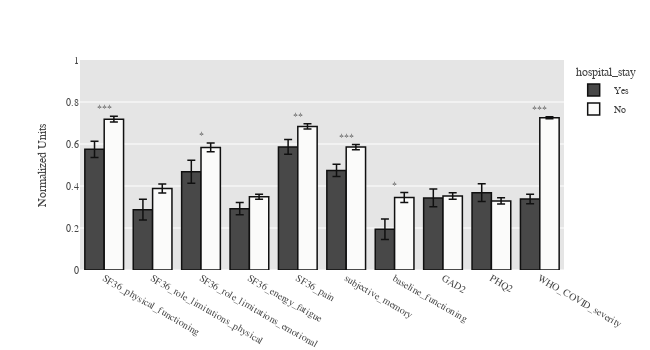

Notebook code cell kept with this figure:
### Code cell
import wildpython as wp

hms = sf36vars+subjvars+mhvars+['WHO_COVID_severity']
Zcc['hospital_stay'] = Zcc['hospital_stay'].cat.remove_unused_categories()
Xhm = Zcc.loc[:, hms+['hospital_stay']]
Xhm['WHO_COVID_severity'] = Xhm['WHO_COVID_severity'].apply(lambda x: 6-x)
Xhm['baseline_functioning'] = Xhm['baseline_functioning'].cat.codes
Xhm = Xhm[(Xhm[sf36vars+mhvars+['subjective_memory', 'WHO_COVID_severity']] >= 0).all(axis=1)]

HMtfm = ColumnTransformer([
	('sf36vars', MinMaxScaler(feature_range=[0,1]), sf36vars),
	('subjmem',  MinMaxScaler(feature_range=[0,1]), ['subjective_memory']),
	('mhvars', MinMaxScaler(feature_range=[0,1]), mhvars),
	('bf', 'passthrough', ['baseline_functioning']),
	('WHO', MinMaxScaler(feature_range=[0,1]), ['WHO_COVID_severity'])
]).fit(Xhm[hms])

Xhm = Xhm[['hospital_stay']].join(
	pd.DataFrame(
		HMtfm.transform(Xhm[hms]), 
		index=Xhm.index, columns=wsk.get_ct_feature_names(HMtfm)))

f, m = wp.means_plot(
	Xhm, hms, 'measure', group='hospital_stay', group_order=['Yes', 'No'],
	group_color_sequence=wc.to_RGB_255(bwmap([0.33, 1.0])),
	bar_args={'range_y': [0, 1]}, 
	layout_args={
		'xaxis': {'title': None},
		'yaxis': {'title': 'Normalized Units'},
		'width': 650, 'height': 350},
	group_tests=True)

iplot(f)

bar_args = {
	'range_y': [-0.8, 0.4],
	'labels': {'mean': 'SD Units'},
}

layout_args = {
	'xaxis': {
		'title': None, 
	},
	'yaxis': {
		'tickmode': 'array',
		'tickvals': np.arange(-0.6, 1.3, 0.2).round(1)
	},
	'width': 400, 'height': 275,
	'margin': {'l': 70, 'b': 75, 't': 20, 'r': 20},
	'legend': {
		'title': "Hospital", 'orientation': 'v',
		'yanchor': 'top', 'xanchor': 'left', 'x': 1.02, 'y': 1.0,
	},
}

grayscale_map = wc.to_RGB_255(bwmap([0.33, 1.0]))

f5a, m = wp.means_plot(
	Zcc, comp_scores, 'measure', group='hospital_stay', group_order=['Yes', 'No'],
	group_color_sequence=grayscale_map,
	bar_args=bar_args, layout_args=layout_args,
)

iplot(f5a)

layout_args['showlegend'] = False
layout_args['width'] = 200
layout_args['xaxis']['tickangle'] = 30
f5b, m = wp.means_plot(
	Zcc, fnames, 'measure', group='hospital_stay', group_order=['Yes', 'No'],
	group_color_sequence=grayscale_map,
	bar_args=bar_args, layout_args=layout_args,
)
iplot(f5b)

if True:
	f5a.write_image('./images/Figure_5a.svg')
	f5b.write_image('./images/Figure_5b.svg')

### Figure 1 — Plotly figure (JSON) as saved in the notebook; plotly's stock layout.template omitted (floating-point values rounded to 4 significant figures)
{"data": [{"alignmentgroup": "True", "error_y": {"array": [0.04266, 0.04217, 0.02927, 0.03519, 0.03854, 0.05448, 0.04966, 0.02241, 0.04868, 0.02919]}, "hoverlabel": {"namelength": 0}, "hovertemplate": "hospital_stay=Yes<br>measure=%{x}<br>mean=%{y}", "legendgroup": "Yes", "marker": {"color": "rgb(72, 72, 72)"}, "name": "Yes", "offsetgroup": "Yes", "orientation": "v", "showlegend": true, "textposition": "auto", "type": "bar", "x": ["GAD2", "PHQ2", "SF36_energy_fatigue", "SF36_pain", "SF36_physical_functioning", "SF36_role_limitations_emotional", "SF36_role_limitations_physical", "WHO_COVID_severity", "baseline_functioning", "subjective_memory"], "xaxis": "x", "y": [0.3433, 0.3682, 0.2918, 0.5858, 0.5746, 0.4677, 0.2873, 0.3383, 0.194, 0.4739], "yaxis": "y"}, {"alignmentgroup": "True", "error_y": {"array": [0.01571, 0.01486, 0.01174, 0.01239, 0.01372, 0.02093, 0.0212, 0.004472, 0.02331, 0.01227]}, "hoverlabel": {"namelength": 0}, "hovertemplate": "hospital_stay=No<br>measure=%{x}<br>mean=%{y}", "legendgroup": "No", "marker": {"color": "rgb(251, 251, 250)"}, "name": "No", "offsetgroup": "No", "orientation": "v", "showlegend": true, "textposition": "auto", "type": "bar", "x": ["GAD2", "PHQ2", "SF36_energy_fatigue", "SF36_pain", "SF36_physical_functioning", "SF36_role_limitations_emotional", "SF36_role_limitations_physical", "WHO_COVID_severity", "baseline_functioning", "subjective_memory"], "xaxis": "x", "y": [0.3525, 0.3289, 0.349, 0.6835, 0.7181, 0.5835, 0.3879, 0.725, 0.3453, 0.5851], "yaxis": "y"}], "layout": {"annotations": [{"showarrow": false, "text": "***", "x": "SF36_physical_functioning", "xanchor": "center", "y": 0.7318, "yanchor": "bottom"}, {"showarrow": false, "text": "", "x": "SF36_role_limitations_physical", "xanchor": "center", "y": 0.4091, "yanchor": "bottom"}, {"showarrow": false, "text": "*", "x": "SF36_role_limitations_emotional", "xanchor": "center", "y": 0.6045, "yanchor": "bottom"}, {"showarrow": false, "text": "", "x": "SF36_energy_fatigue", "xanchor": "center", "y": 0.3607, "yanchor": "bottom"}, {"showarrow": false, "text": "**", "x": "SF36_pain", "xanchor": "center", "y": 0.6958, "yanchor": "bottom"}, {"showarrow": false, "text": "***", "x": "subjective_memory", "xanchor": "center", "y": 0.5974, "yanchor": "bottom"}, {"showarrow": false, "text": "*", "x": "baseline_functioning", "xanchor": "center", "y": 0.3686, "yanchor": "bottom"}, {"showarrow": false, "text": "", "x": "GAD2", "xanchor": "center", "y": 0.3859, "yanchor": "bottom"}, {"showarrow": false, "text": "", "x": "PHQ2", "xanchor": "center", "y": 0.4103, "yanchor": "bottom"}, {"showarrow": false, "text": "***", "x": "WHO_COVID_severity", "xanchor": "center", "y": 0.7295, "yanchor": "bottom"}], "barmode": "group", "height": 350, "legend": {"title": {"text": "hospital_stay"}, "tracegroupgap": 0}, "margin": {"t": 60}, "width": 650, "xaxis": {"anchor": "y", "categoryarray": ["SF36_physical_functioning", "SF36_role_limitations_physical", "SF36_role_limitations_emotional", "SF36_energy_fatigue", "SF36_pain", "subjective_memory", "baseline_functioning", "GAD2", "PHQ2", "WHO_COVID_severity"], "categoryorder": "array", "domain": [0, 1]}, "yaxis": {"anchor": "x", "domain": [0, 1], "range": [0, 1], "title": {"text": "Normalized Units"}}}}
